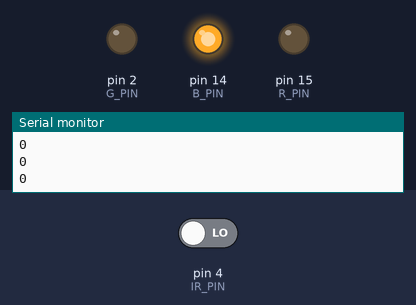
Recording of a sketch running on a simulated Arduino Uno, built with avr-gcc and run on an emulated ATmega328P. On the bench: output pins drawn as LEDs (lit = HIGH), the last lines printed to the serial monitor. The test bench sets the inputs (shaded band); at power-on: pin 4 (IR_PIN) LOW.

Above: at 1.4 s.
1.5 s: pin 4 (IR_PIN) driven HIGH
At 1.8 s:
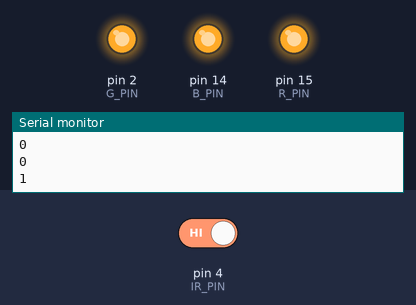
3.0 s: pin 4 (IR_PIN) driven LOW
At 4.2 s:
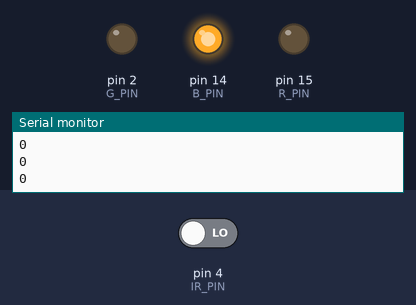
Timing chart, 0 to 6.0 s (numbered marks = the images above; inputs shaded):
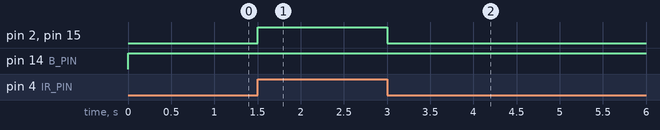

Measured:
- after the input at 1.5 s, pin 2 (G_PIN), pin 15 (R_PIN): LOW → HIGH at once
- after the input at 3.0 s, pin 2 (G_PIN), pin 15 (R_PIN): HIGH → LOW at once

The sketch:

irsensor.ino
```cpp
int IR_PIN = 4;
int G_PIN = 2;
int R_PIN = 15;
int B_PIN = 14;
int x;
void setup() {
  // put your setup code here, to run once:
  pinMode(IR_PIN, INPUT);
  pinMode(R_PIN,OUTPUT);
  pinMode(G_PIN,OUTPUT);
  pinMode(B_PIN,OUTPUT);
  Serial.begin(115200);
}

void loop() {
  // put your main code here, to run repeatedly:
  x = digitalRead(IR_PIN);
  Serial.println(x);
  if(x == 1){
    analogWrite(G_PIN,255);
    analogWrite(R_PIN,255);
    analogWrite(B_PIN,255);
  }else{
    analogWrite(B_PIN,255);
    analogWrite(G_PIN,100);
    analogWrite(R_PIN,0);
  }
  delay(300);
}
```
